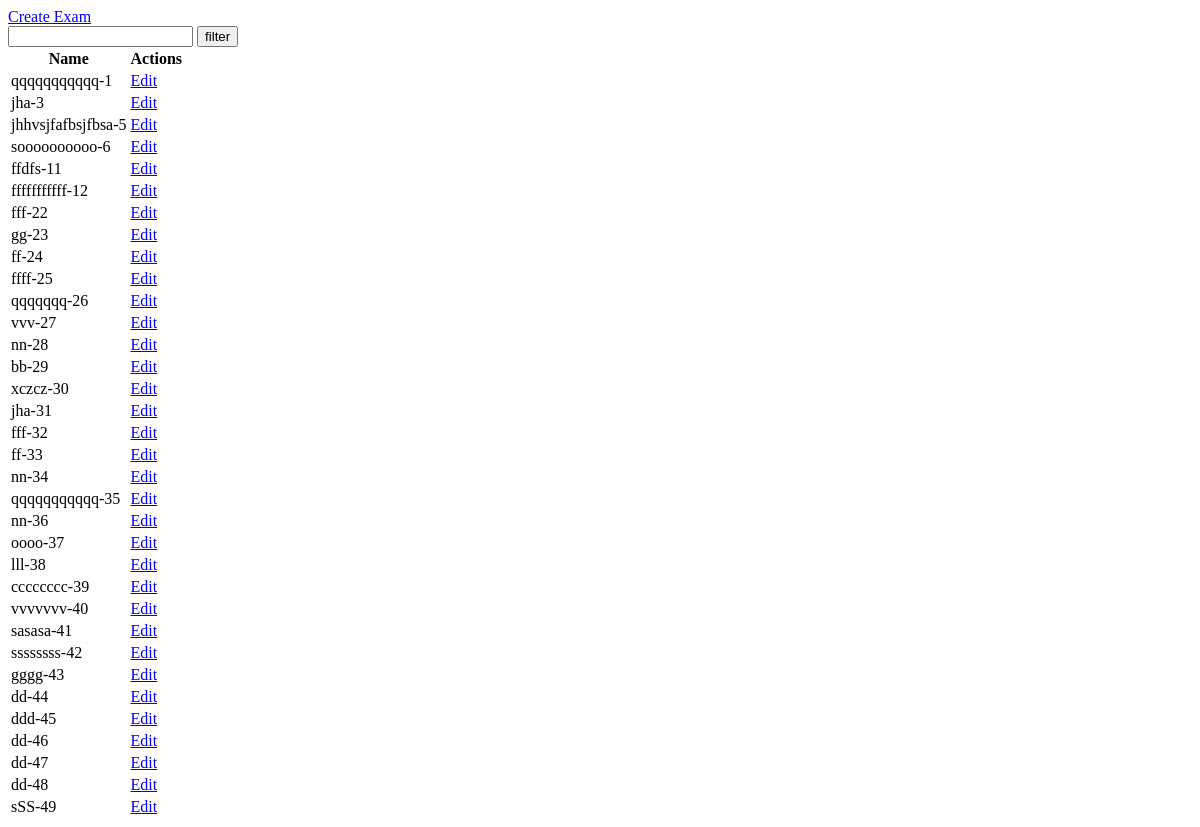
Before: /exams/dashboard/ with the older database file.
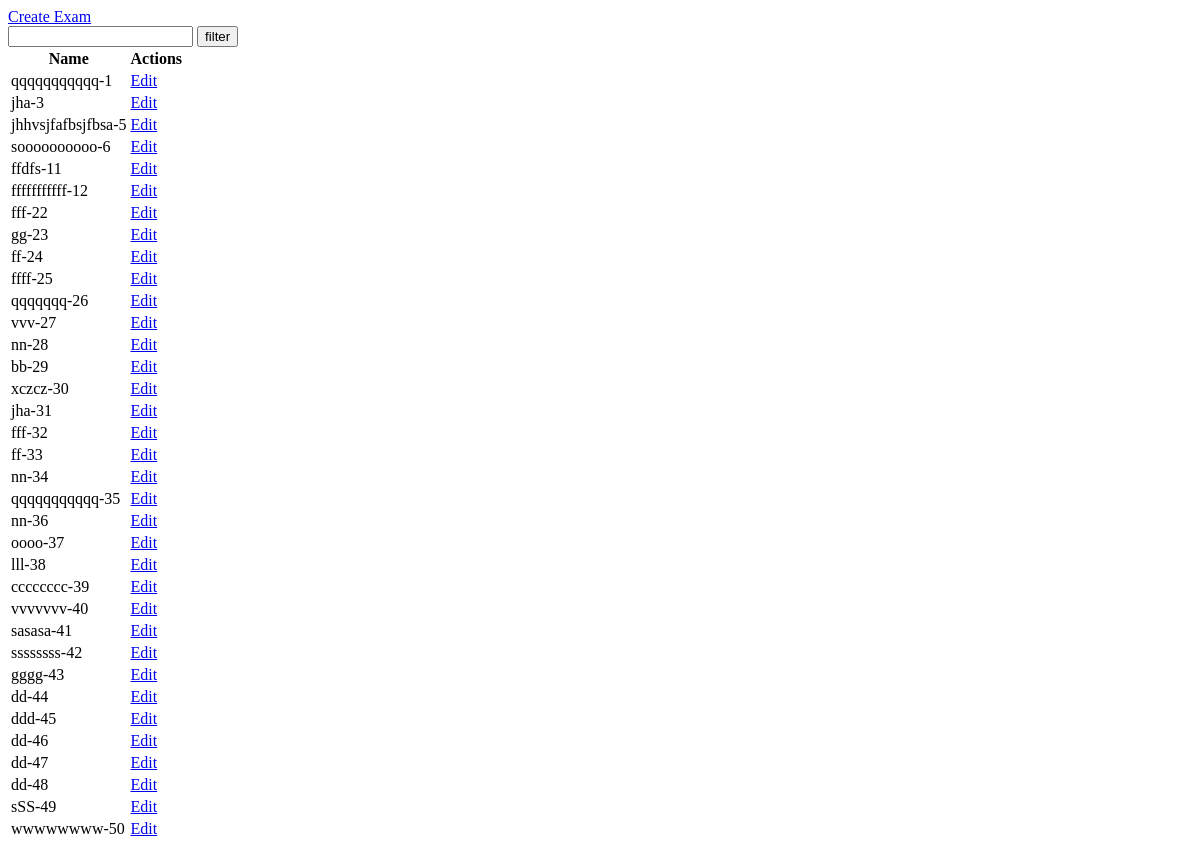
After: the same page with the newer database file.
### exams/models.py (models this page shows, shortened)
class exams(models.Model):
	name = models.CharField(max_length=30)

### exams/views.py (the view)
# urls.py: url(r'^exams/dashboard/', exam_views.dashboard.as_view(), name = 'exam_dashboard' ),
class dashboard(ListView):
	model = exams
	template_name = 'exams/exam_dashboard.html'
	def get_queryset(self):
		context = exams.objects.all()
		q = self.request.GET.get('q')
		if q:
			solr = pysolr.Solr('http://127.0.0.1:8983/solr/new_core1')
			myquery = 'name:' + q
			results = solr.search(q = myquery)
			return results
		return context

### templates/exams/exam_dashboard.html (shortened to what this page needs)
<!DOCTYPE html>
<html>
<head>
</head>
<body>
	<a href="{% url 'exam_add' %}"> Create Exam</a>
	<form >
		<input type="text" name="q">
		<input type="submit" value="filter">
	</form>
	<table>
	<tr>
		<th> Name </th>
		<th> Actions </th>
	</tr>
	{% for article in object_list %}
		<tr>
			<td> {{article.name}}-{{article.id}}</td>
			<td> <a href="{% url 'exam_edit' article.id %}"> Edit </a>  </td>
		</tr>
	{% endfor %}
	</table>
</body>

Changed rows visible on the page:
added exams: name "wwwwwwww", id "50"
